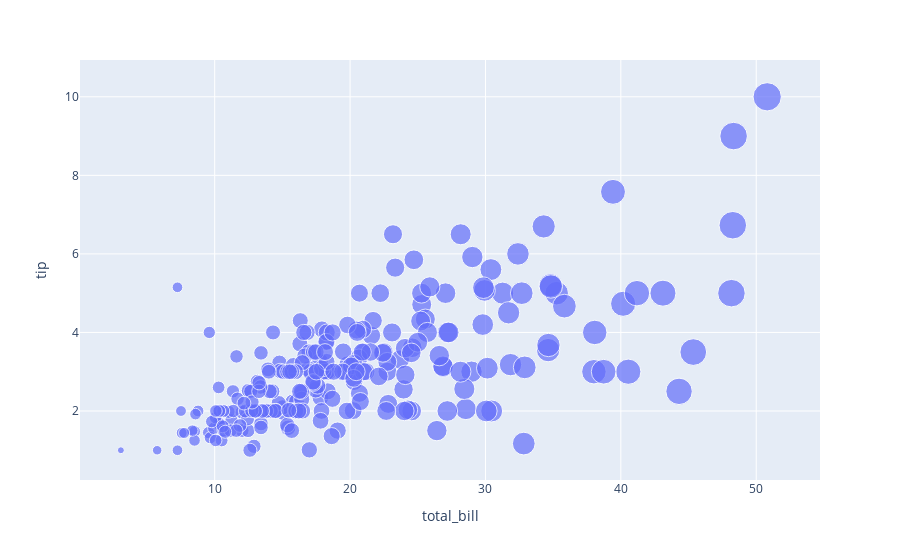

The notebook cell saved with this chart:
### Code cell
# Scatter plot comparing Tips vs. Total Bill
fig = px.scatter(df, x='total_bill', y='tip', size='total_bill')
fig.show()

### Figure 1 — Plotly figure (JSON) as saved in the notebook; plotly's stock layout.template omitted (floating-point values rounded to 4 significant figures; data arrays with more than 128 entries replaced by an {"elided": "..."} marker saying what was removed)
{"data": [{"hovertemplate": "total_bill=%{marker.size}<br>tip=%{y}<extra></extra>", "legendgroup": "", "marker": {"color": "#636efa", "size": {"elided": "244 float values"}, "sizemode": "area", "sizeref": 0.127, "symbol": "circle"}, "mode": "markers", "name": "", "orientation": "v", "showlegend": false, "type": "scatter", "x": {"elided": "244 float values"}, "xaxis": "x", "y": {"elided": "244 float values"}, "yaxis": "y"}], "layout": {"legend": {"itemsizing": "constant", "tracegroupgap": 0}, "margin": {"t": 60}, "xaxis": {"anchor": "y", "domain": [0, 1], "title": {"text": "total_bill"}}, "yaxis": {"anchor": "x", "domain": [0, 1], "title": {"text": "tip"}}}}
